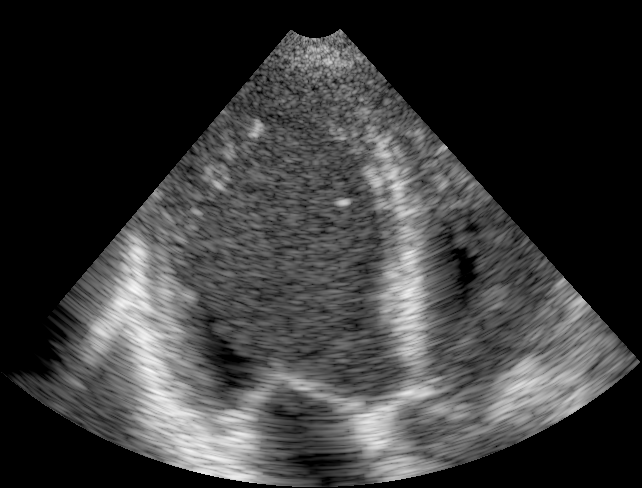
#> input picture data/images_philips_a3c/img0.png, 642 x 488 px; its folder holds 2 pictures in this run
$ python encode_images.py ../../data/images_philips_a3c out.png 5
#> lines starting #> are read from the running program, lines starting #| are printed output that depends on the picture
# -*- coding: utf-8 -*-
"""把任意文件夹的图片编码成板端输入：img0.bin / img0.png ... + img_num.txt"""
import os
import re
import sys

import numpy as np
from PIL import Image

src = sys.argv[1]
dst = sys.argv[2]
maxn = int(sys.argv[3]) if len(sys.argv) > 3 else 200
exts = ('.png', '.jpg', '.jpeg', '.bmp', '.tif', '.tiff')

os.makedirs(dst, exist_ok=True)
def _natkey(name):
    """自然排序：img2 < img10（避免字典序把 img10 排到 img2 前面）"""
    return [int(part) if part.isdigit() else part.lower()
            for part in re.split(r'(\d+)', name)]


files = sorted([f for f in os.listdir(src) if f.lower().endswith(exts)], key=_natkey)[:maxn]
if not files:
    print('[ERROR] 源文件夹里没有图片:', src)
    sys.exit(1)

for i, f in enumerate(files):
    im = Image.open(os.path.join(src, f)).convert('RGB')
#> im is the input picture: PIL image 642x488 RGB; min 0, max 248, mean 55.2
    im.save(os.path.join(dst, 'img%d.png' % i))
    r = im.resize((416, 416), Image.BICUBIC)
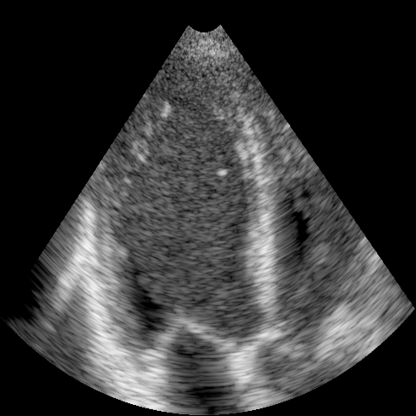
#> r: PIL image 416x416 RGB; min 0, max 248, mean 55.3
    arr = np.array(r, dtype=np.float32) / 255.0
    chw = np.transpose(arr, (2, 0, 1)).astype('<f4')
    chw.tofile(os.path.join(dst, 'img%d.bin' % i))
    if (i + 1) % 20 == 0:
        print('  编码 %d/%d' % (i + 1, len(files)))
#> pass 2 of the loop `for i, f in enumerate(files):`:
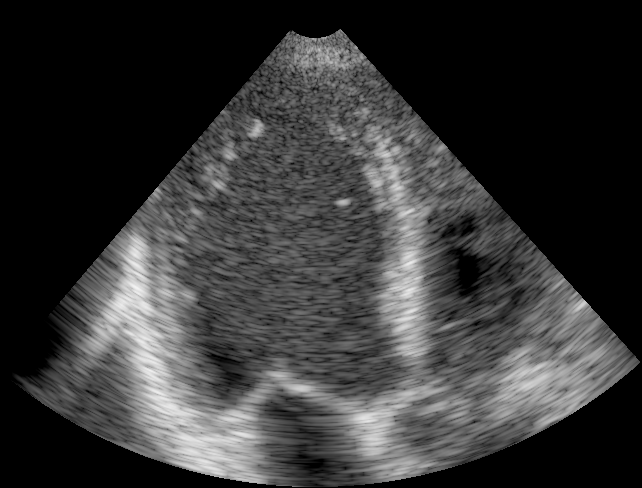
#> input picture data/images_philips_a3c/img1.png, 642 x 488 px
#> im is the input picture: PIL image 642x488 RGB; min 0, max 242, mean 53.4
#> `r = im.resize((416, 416), Image.BICUBIC)`:
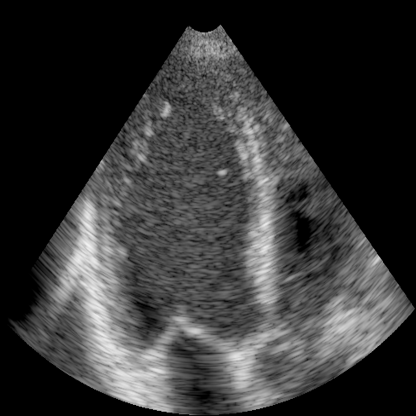
#> r: PIL image 416x416 RGB; min 0, max 242, mean 53.5

with open(os.path.join(dst, 'img_num.txt'), 'w') as fh:
    fh.write(str(len(files)))

import datetime
with open(os.path.join(dst, 'set_info.txt'), 'w', encoding='utf-8') as fh:
    fh.write('count=%d\ncreated=%s\nsrc=%s\n' % (len(files), datetime.datetime.now().strftime('%Y-%m-%d %H:%M:%S'), src))

print('完成: %d 张 -> %s' % (len(files), dst))
print('img0.bin 大小: %d B (应为 2076672)' % os.path.getsize(os.path.join(dst, 'img0.bin')))
